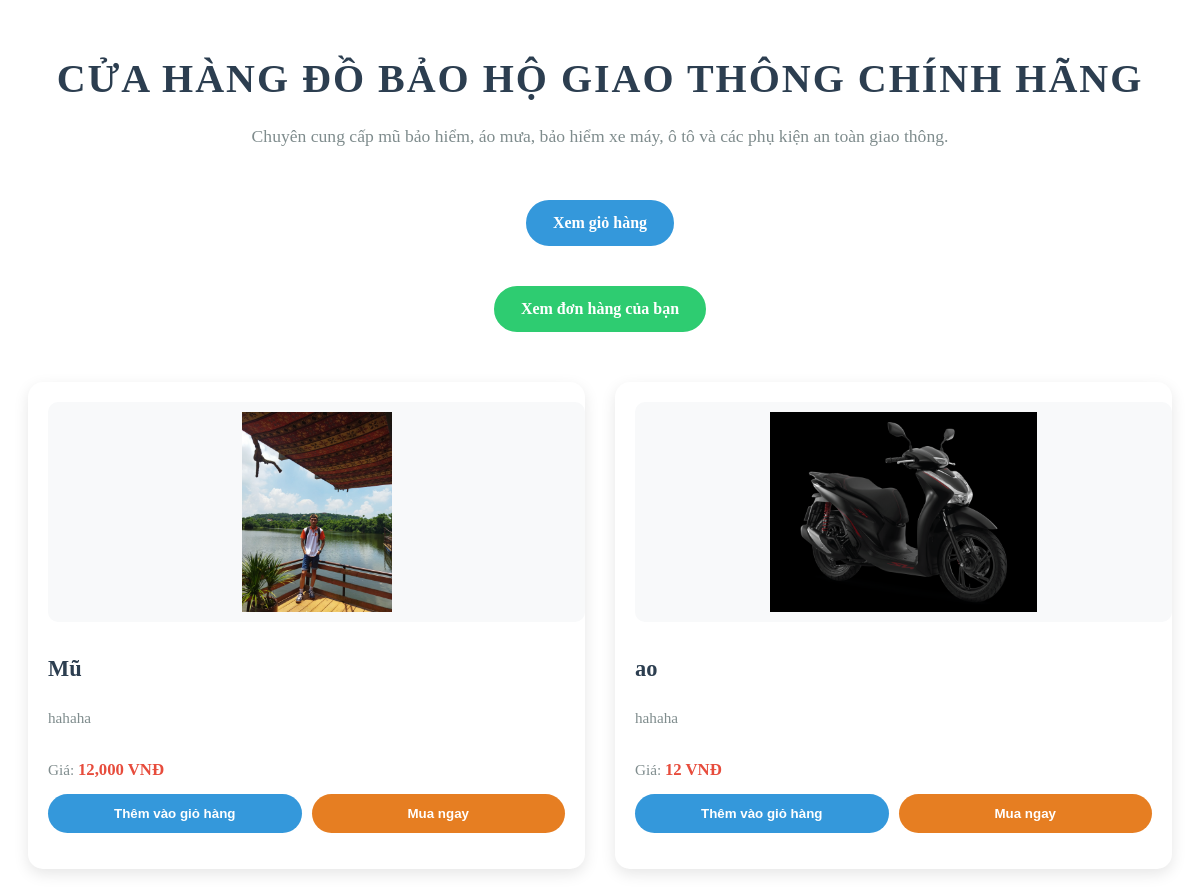
Page /frm/frm_user/shop.php on the committed database.
### tables this page shows
CREATE TABLE IF NOT EXISTS `san_pham` (
  `ma_san_pham` int NOT NULL AUTO_INCREMENT,
  `ten_sp` varchar(50) NOT NULL,
  `so_luong` int NOT NULL,
  `mo_ta` varchar(100) NOT NULL,
  `gia_ban` double NOT NULL,
  `ma_danh_muc` int NOT NULL,
  `hinh_anh` text NOT NULL,
  PRIMARY KEY (`ma_san_pham`),
  KEY `san_pham_ibfk_1` (`ma_danh_muc`)
);

### frm/frm_user/shop.php (the view, shortened to what this page needs)
<?php
require_once __DIR__ . "/../../db/config.php";
$sql = "SELECT * FROM san_pham ORDER BY ma_san_pham DESC";
$result = $conn->query($sql);
$products = [];
if ($result && $result->num_rows > 0) {
    while ($row = $result->fetch_assoc()) {
        $products[] = $row;
    }
}
?>
<link rel="stylesheet" href="/BTL/assets/css_form_users/shop.css">
<div class="store-container">
    <h1>Cửa Hàng Đồ Bảo Hộ Giao Thông Chính Hãng</h1>
    <p>Chuyên cung cấp mũ bảo hiểm, áo mưa, bảo hiểm xe máy, ô tô và các phụ kiện an toàn giao thông.</p>
    <div class="cart-link-container">
        <a href="cart.php" class="cart-link">Xem giỏ hàng</a>
    </div>
    <div class="order-link-container">
        <a href="lay_DH.php" class="order-link">Xem đơn hàng của bạn</a>
    </div>
    <div class="store-items">
        <?php foreach ($products as $product): ?>
            <div class="store-item">
            <img src="/BTL/frm/frm_admin/uploads/<?php echo htmlspecialchars($product['hinh_anh']); ?>"
            alt="<?php echo htmlspecialchars($product['ten_sp']); ?>">
                <h2><?php echo htmlspecialchars($product['ten_sp']); ?></h2>
                <p><?php echo htmlspecialchars($product['mo_ta']); ?></p>
                <p>Giá: <strong><?php echo number_format($product['gia_ban']); ?> VNĐ</strong></p>
                <form action="process_cart.php" method="POST">
                    <button type="submit" name="btnAddToCart">Thêm vào giỏ hàng</button>
                    <button type="submit" name="btnBuyNow">Mua ngay</button>
                </form>
            </div>
        <?php endforeach; ?>
    </div>
</div>

### assets/css_form_users/shop.css (style rules this page uses)
.store-container { max-width: 1200px; margin: 0 auto; padding: 20px; }
.store-container h1 { color: #2c3e50; text-align: center; font-size: 2.5em; margin-bottom: 20px; text-transform: uppercase; letter-spacing: 2px; }
.store-container > p { text-align: center; color: #7f8c8d; font-size: 1.1em; margin-bottom: 40px; line-height: 1.6; }
.cart-link-container, .order-link-container { text-align: center; margin: 20px 0; }
.cart-link, .order-link { display: inline-block; padding: 12px 25px; border-radius: 25px; text-decoration: none; font-weight: bold; transition: all 0.3s ease; margin: 10px; }
.cart-link { background-color: #3498db; color: white; border: 2px solid #3498db; }
.order-link { background-color: #2ecc71; color: white; border: 2px solid #2ecc71; }
.store-items { display: grid; grid-template-columns: repeat(auto-fit, minmax(280px, 1fr)); gap: 30px; padding: 20px 0; }
.store-item { background: white; border-radius: 15px; padding: 20px; box-shadow: 0 5px 15px rgba(0,0,0,0.1); transition: transform 0.3s ease; display: flex; flex-direction: column; }
.store-item img { width: 100%; height: 200px; object-fit: contain; border-radius: 10px; margin-bottom: 15px; background: #f8f9fa; padding: 10px; }
.store-item h2 { color: #2c3e50; font-size: 1.4em; margin-bottom: 10px; flex-grow: 1; }
.store-item p { color: #7f8c8d; font-size: 0.95em; line-height: 1.5; margin-bottom: 12px; }
.store-item p strong { color: #e74c3c; font-size: 1.1em; }
.store-item form { margin-top: auto; display: flex; gap: 10px; }
.store-item button { flex: 1; padding: 12px 20px; border: none; border-radius: 25px; cursor: pointer; font-weight: bold; transition: all 0.3s ease; }
.store-item button[type="submit"] { background-color: #3498db; color: white; }
.store-item button[name="btnBuyNow"] { background-color: #e67e22; color: white; }

### rows in the picture
san_pham: hinh_anh (picture), ten_sp "Mũ", mo_ta "hahaha", gia_ban "12,000"
san_pham: hinh_anh (picture), ten_sp "ao", mo_ta "hahaha", gia_ban "12"
